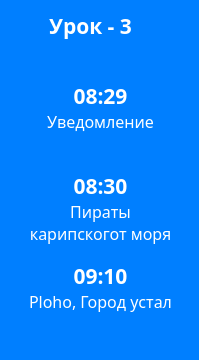
         <widget class="QFrame" name="frame_6">
          <property name="sizePolicy">
           <sizepolicy hsizetype="Fixed" vsizetype="Minimum">
            <horstretch>0</horstretch>
            <verstretch>0</verstretch>
           </sizepolicy>
          </property>
          <property name="minimumSize">
           <size>
            <width>199</width>
            <height>0</height>
           </size>
          </property>
          <property name="styleSheet">
           <string notr="true">border-radius: 15;
background-color: rgb(0,127,255);</string>
          </property>
          <property name="frameShape">
           <enum>QFrame::StyledPanel</enum>
          </property>
          <property name="frameShadow">
           <enum>QFrame::Raised</enum>
          </property>
          <widget class="QLabel" name="label_70">
           <property name="geometry">
            <rect>
             <x>20</x>
             <y>10</y>
             <width>141</width>
             <height>31</height>
            </rect>
           </property>
           <property name="font">
            <font>
             <family>Yandex Sans Text Bold</family>
             <pointsize>16</pointsize>
             <weight>75</weight>
             <bold>true</bold>
            </font>
           </property>
           <property name="styleSheet">
            <string notr="true">color: white;
background-color: rgb(255,160,0, 0);
</string>
           </property>
           <property name="text">
            <string>Урок - 3</string>
           </property>
           <property name="alignment">
            <set>Qt::AlignCenter</set>
           </property>
          </widget>
          <widget class="QLabel" name="label_71">
           <property name="geometry">
            <rect>
             <x>30</x>
             <y>80</y>
             <width>141</width>
             <height>31</height>
            </rect>
           </property>
           <property name="font">
            <font>
             <family>Yandex Sans Text Bold</family>
             <pointsize>16</pointsize>
             <weight>75</weight>
             <bold>true</bold>
            </font>
           </property>
           <property name="styleSheet">
            <string notr="true">color: white;
background-color: rgb(255,160,0, 0);
</string>
           </property>
           <property name="text">
            <string>08:29</string>
           </property>
           <property name="alignment">
            <set>Qt::AlignCenter</set>
           </property>
          </widget>
          <widget class="QLabel" name="label_72">
           <property name="geometry">
            <rect>
             <x>20</x>
             <y>110</y>
             <width>161</width>
             <height>61</height>
            </rect>
           </property>
           <property name="font">
            <font>
             <family>Yandex Sans Display</family>
             <pointsize>12</pointsize>
             <weight>50</weight>
             <bold>false</bold>
            </font>
           </property>
           <property name="styleSheet">
            <string notr="true">color: white;
background-color: rgb(255,160,0, 0);
</string>
           </property>
           <property name="text">
            <string>Уведомление</string>
           </property>
           <property name="alignment">
            <set>Qt::AlignHCenter|Qt::AlignTop</set>
           </property>
           <property name="wordWrap">
            <bool>true</bool>
           </property>
          </widget>
          <widget class="QLabel" name="label_73">
           <property name="geometry">
            <rect>
             <x>20</x>
             <y>200</y>
             <width>161</width>
             <height>61</height>
            </rect>
           </property>
           <property name="font">
            <font>
             <family>Yandex Sans Display</family>
             <pointsize>12</pointsize>
             <weight>50</weight>
             <bold>false</bold>
            </font>
           </property>
           <property name="styleSheet">
            <string notr="true">color: white;
background-color: rgb(255,160,0, 0);
</string>
           </property>
           <property name="text">
            <string>Пираты карипскогот моря</string>
           </property>
           <property name="alignment">
            <set>Qt::AlignHCenter|Qt::AlignTop</set>
           </property>
           <property name="wordWrap">
            <bool>true</bool>
           </property>
          </widget>
          <widget class="QLabel" name="label_74">
           <property name="geometry">
            <rect>
             <x>30</x>
             <y>170</y>
             <width>141</width>
             <height>31</height>
            </rect>
           </property>
           <property name="font">
            <font>
             <family>Yandex Sans Text Bold</family>
             <pointsize>16</pointsize>
             <weight>75</weight>
             <bold>true</bold>
            </font>
           </property>
           <property name="styleSheet">
            <string notr="true">color: white;
background-color: rgb(255,160,0, 0);
</string>
           </property>
           <property name="text">
            <string>08:30</string>
           </property>
           <property name="alignment">
            <set>Qt::AlignCenter</set>
           </property>
          </widget>
          <widget class="QLabel" name="label_75">
           <property name="geometry">
            <rect>
             <x>20</x>
             <y>290</y>
             <width>161</width>
             <height>61</height>
            </rect>
           </property>
           <property name="font">
            <font>
             <family>Yandex Sans Display</family>
             <pointsize>12</pointsize>
             <weight>50</weight>
             <bold>false</bold>
            </font>
           </property>
           <property name="styleSheet">
            <string notr="true">color: white;
background-color: rgb(255,160,0, 0);
</string>
           </property>
           <property name="text">
            <string>Ploho, Город устал</string>
           </property>
           <property name="alignment">
            <set>Qt::AlignHCenter|Qt::AlignTop</set>
           </property>
           <property name="wordWrap">
            <bool>true</bool>
           </property>
          </widget>
          <widget class="QLabel" name="label_76">
           <property name="geometry">
            <rect>
             <x>30</x>
             <y>260</y>
             <width>141</width>
             <height>31</height>
            </rect>
           </property>
           <property name="font">
            <font>
             <family>Yandex Sans Text Bold</family>
             <pointsize>16</pointsize>
             <weight>75</weight>
             <bold>true</bold>
            </font>
           </property>
           <property name="styleSheet">
            <string notr="true">color: white;
background-color: rgb(255,160,0, 0);
</string>
           </property>
           <property name="text">
            <string>09:10</string>
           </property>
           <property name="alignment">
            <set>Qt::AlignCenter</set>
           </property>
          </widget>
         </widget>
